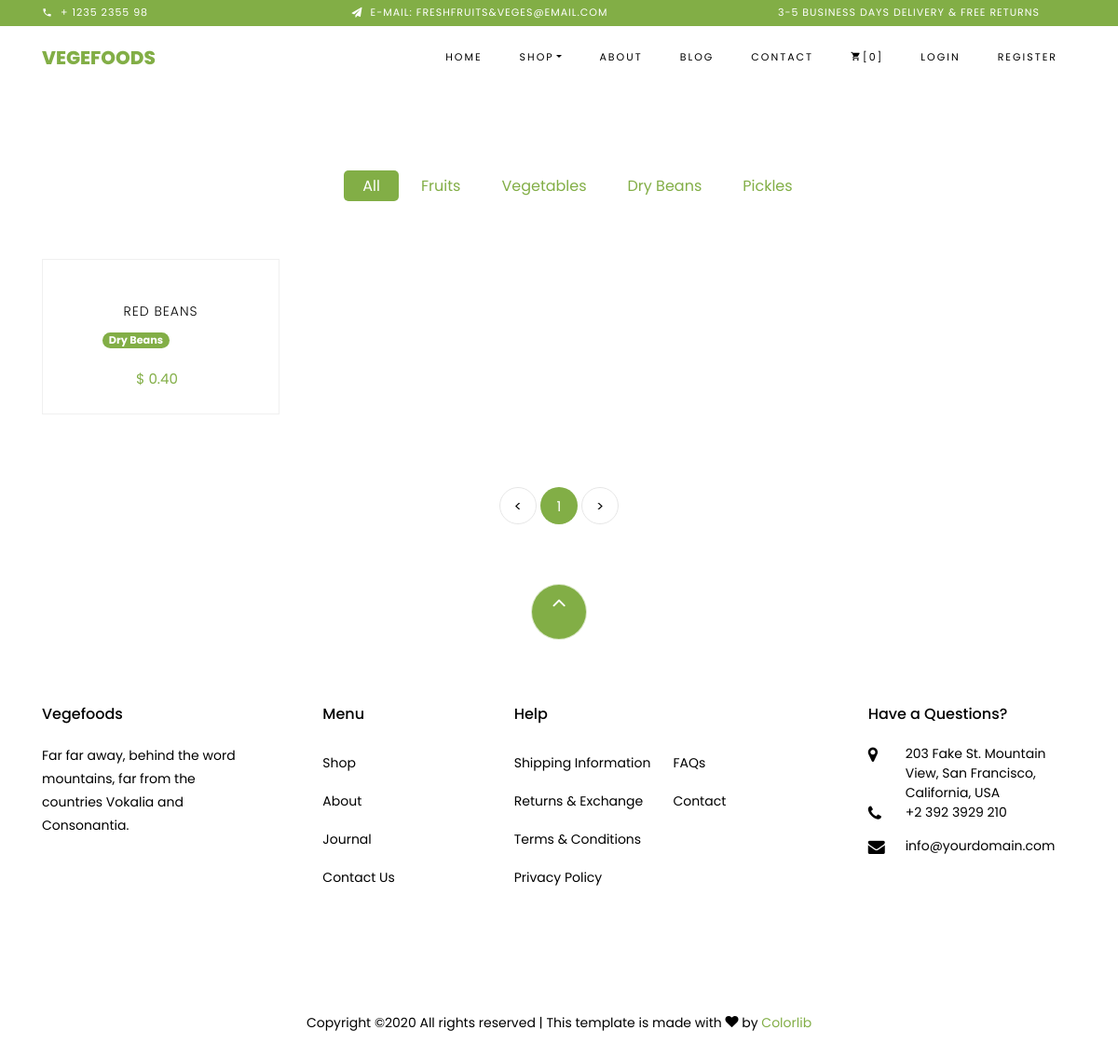
The page /products/category/3/ on the database as committed earlier.
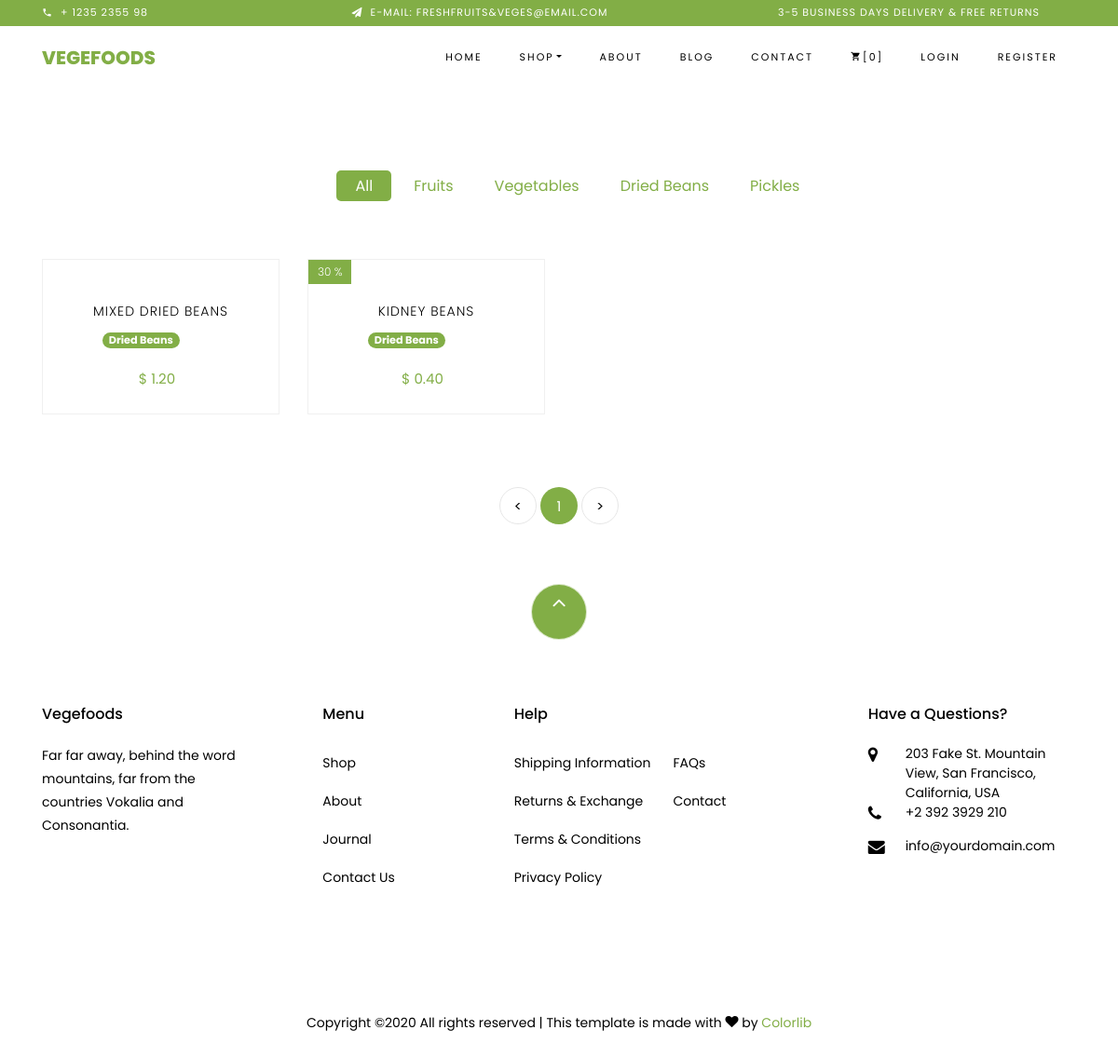
The same page on the database as committed later.
### ecommerce/models.py (models this page shows, shortened)
class Category(models.Model):
    name = models.CharField(max_length=255)
    def __str__(self):
        return '{}'.format(self.name)
    class Meta:
        verbose_name_plural = "Categories"

class Product(models.Model):
    name = models.CharField(max_length=255)
    price = models.DecimalField(max_digits=7, decimal_places=2)
    image_url = models.CharField(max_length=2058)
    stock = models.IntegerField()
    description = models.CharField(max_length=2058, default='No Description')
    category = models.ForeignKey(Category, on_delete=models.CASCADE, null=True)
    discount = models.ForeignKey(Discount, on_delete=models.CASCADE, null=True)
    date_added = models.DateTimeField(auto_now_add=True)
    @property
    def get_percentage(self):
        percentage = int(self.discount.percentage * 100)
        return percentage

class Discount(models.Model):
    percentage = models.DecimalField(max_digits=7, decimal_places=2)

### ecommerce/views.py (the view)
# urls.py: path('products/category/<int:category_id>/', views.product_category, name='product_category'),
def product_category(request, category_id):
    products = Product.objects.filter(category_id=category_id)
    categories = Category.objects.all()
    paginator = Paginator(products, per_page=8)
    page_number = request.GET.get('page', 1)
    page_obj = paginator.get_page(page_number)
    context = {'products': page_obj.object_list,
               'categories': categories,
               'paginator': paginator,
               'page_number': int(page_number)
               }
    return render(request, 'products.html', context)

### ecommerce/templates/products.html (shortened to what this page needs)
{% extends 'base.html' %}
{% block content %}
<section class="ftco-section">
    <div class="container">
        <div class="row justify-content-center">
            <div class="col-md-10 mb-5 text-center">
                <ul class="product-category">
                    <li><a href="#" class="active">All</a></li>
                    {% for category in categories %}
                    <li><a href="{% url 'product_category' category_id=category.id %}"
                           class=""
                    >{{ category.name }}</a></li>
                    {% endfor %}
                </ul>
            </div>
        </div>
        {% if products %}
        <div class="row">
            {% for product in products %}
            <div class="col-md-6 col-lg-3 ftco-animate">
                <div class="product">
                    <a href="{% url 'product_detail' id=product.id %}" class="img-prod"><img class="img-fluid"
                        {% if product.discount_id %}
                        <span class="status">{{ product.get_percentage }} %</span>
                        {% else %}
                        <span></span>
                        {% endif %}
                    </a>
                    <div class="text py-3 pb-4 px-3 text-center">
                        <h3><a href="#">{{ product.name }}</a></h3>
                        <div class="d-flex">
                            <div class="category">
                                <p class="ml-5">
                                   <span class="badge badge-pill badge-success bg-primary">{{ product.category }}</span>
                                </p>
                            </div>
                        </div>
                        <div class="d-flex">
                            <div class="pricing">
                                <p class="price"><span class="mr-2 price">$ {{ product.price }}</span>
                                </p>
                            </div>
                        </div>
                    </div>
                </div>
            </div>
            {% endfor %}
        </div>
        {% endif %}
        <div class="row mt-5">
            <div class="col text-center">
                <div class="block-27">
                    <ul>
                        <li><a href="#">&lt;</a></li>
                        {% for i in paginator.page_range %}
                        <li class="{% if i == page_number %} active {% endif %}">
                            <a class="" href="?page={{ i }}">{{ i }}</a>
                        </li>
                        {% endfor %}
                        <li><a href="#">&gt;</a></li>
                    </ul>
                </div>
            </div>
        </div>
    </div>
</section>
{% endblock %}

### templates/base.html (shortened to what this page needs)
{% load static %}
<!DOCTYPE html>
<html lang="en">
<head>
    <link rel="stylesheet" href="{% static 'css/open-iconic-bootstrap.min.css' %}">
    <link rel="stylesheet" href="{% static 'css/animate.css' %}">
    <link rel="stylesheet" href="{% static 'css/owl.carousel.min.css' %}">
    <link rel="stylesheet" href="{% static 'css/owl.theme.default.min.css' %}">
    <link rel="stylesheet" href="{% static 'css/magnific-popup.css' %}">
    <link rel="stylesheet" href="{% static 'css/aos.css' %}">
    <link rel="stylesheet" href="{% static 'css/ionicons.min.css' %}">
    <link rel="stylesheet" href="{% static 'css/bootstrap-datepicker.css' %}">
    <link rel="stylesheet" href="{% static 'css/jquery.timepicker.css' %}">
    <link rel="stylesheet" href="{% static 'css/flaticon.css' %}">
    <link rel="stylesheet" href="{% static 'css/icomoon.css' %}" type="text/css">
    <link rel="stylesheet" href="{% static 'css/style.css' %}" type="text/css">
    <link rel="stylesheet" href="https://use.fontawesome.com/releases/v5.6.1/css/all.css"
>
</head>
<body class="goto-here">
{% include 'header.html' %}
{% block content %}
{% endblock %}
{% include 'footer.html' %}
</body>
</html>

### templates/header.html (shortened to what this page needs)
<div class="py-1 bg-primary">
    <div class="container">
        <div class="row no-gutters d-flex align-items-start align-items-center px-md-0">
            <div class="col-lg-12 d-block">
                <div class="row d-flex">
                    <div class="col-md pr-4 d-flex topper align-items-center">
                        <div class="icon mr-2 d-flex justify-content-center align-items-center"><span
                                class="icon-phone2"></span></div>
                        <span class="text">+ 1235 2355 98</span>
                    </div>
                    <div class="col-md pr-4 d-flex topper align-items-center">
                        <div class="icon mr-2 d-flex justify-content-center align-items-center"><span
                                class="icon-paper-plane"></span></div>
                        <span class="text">E-mail: freshfruits&veges@email.com</span>
                    </div>
                    <div class="col-md-5 pr-4 d-flex topper align-items-center text-lg-right">
                        <span class="text">3-5 Business days delivery &amp; Free Returns</span>
                    </div>
                </div>
            </div>
        </div>
    </div>
</div>
<nav class="navbar navbar-expand-lg navbar-dark ftco_navbar bg-dark ftco-navbar-light" id="ftco-navbar">
    <div class="container">
        <a class="navbar-brand" href="index.html">Vegefoods</a>
        <div class="collapse navbar-collapse" id="ftco-nav">
            <ul class="navbar-nav ml-auto">
                <li class="nav-item active"><a href="{% url 'index' %}" class="nav-link">Home</a></li>
                <li class="nav-item dropdown">
                    <a class="nav-link dropdown-toggle" href="#" id="dropdown04" data-toggle="dropdown"
                       aria-haspopup="true" aria-expanded="false">Shop</a>
                </li>
                <li class="nav-item"><a href="{% url 'about' %}" class="nav-link">About</a></li>
                <li class="nav-item"><a href="blog.html" class="nav-link">Blog</a></li>
                <li class="nav-item"><a href="{% url 'contact' %}" class="nav-link">Contact</a></li>
                <li class="nav-item cta cta-colored"><a href="{% url 'cart' %}" class="nav-link"><span
                        class="icon-shopping_cart"></span>[0]</a></li>
                {% if not request.user.is_authenticated %}
                <li class="nav-item"><a href="{% url 'login' %}" class="nav-link">Login</a></li>
                <li class="nav-item"><a href="{% url 'register' %}" class="nav-link">Register</a></li>
                {% endif %}
            </ul>
        </div>
    </div>
</nav>

### templates/footer.html (shortened to what this page needs)
<footer class="ftco-footer ftco-section">
    <div class="container">
        <div class="row">
            <div class="mouse">
                <a href="#" class="mouse-icon">
                    <div class="mouse-wheel"><span class="ion-ios-arrow-up"></span></div>
                </a>
            </div>
        </div>
        <div class="row mb-5">
            <div class="col-md">
                <div class="ftco-footer-widget mb-4">
                    <h2 class="ftco-heading-2">Vegefoods</h2>
                    <p>Far far away, behind the word mountains, far from the countries Vokalia and Consonantia.</p>
                    <ul class="ftco-footer-social list-unstyled float-md-left float-lft mt-5">
                    </ul>
                </div>
            </div>
            <div class="col-md">
                <div class="ftco-footer-widget mb-4 ml-md-5">
                    <h2 class="ftco-heading-2">Menu</h2>
                    <ul class="list-unstyled">
                        <li><a href="#" class="py-2 d-block">Shop</a></li>
                        <li><a href="#" class="py-2 d-block">About</a></li>
                        <li><a href="#" class="py-2 d-block">Journal</a></li>
                        <li><a href="#" class="py-2 d-block">Contact Us</a></li>
                    </ul>
                </div>
            </div>
            <div class="col-md-4">
                <div class="ftco-footer-widget mb-4">
                    <h2 class="ftco-heading-2">Help</h2>
                    <div class="d-flex">
                        <ul class="list-unstyled mr-l-5 pr-l-3 mr-4">
                            <li><a href="#" class="py-2 d-block">Shipping Information</a></li>
                            <li><a href="#" class="py-2 d-block">Returns &amp; Exchange</a></li>
                            <li><a href="#" class="py-2 d-block">Terms &amp; Conditions</a></li>
                            <li><a href="#" class="py-2 d-block">Privacy Policy</a></li>
                        </ul>
                        <ul class="list-unstyled">
                            <li><a href="#" class="py-2 d-block">FAQs</a></li>
                            <li><a href="#" class="py-2 d-block">Contact</a></li>
                        </ul>
                    </div>
                </div>
            </div>
            <div class="col-md">
                <div class="ftco-footer-widget mb-4">
                    <h2 class="ftco-heading-2">Have a Questions?</h2>
                    <div class="block-23 mb-3">
                        <ul>
                            <li><span class="icon icon-map-marker"></span><span class="text">203 Fake St. Mountain View, San Francisco, California, USA</span>
                            </li>
                            <li><a href="#"><span class="icon icon-phone"></span><span
                                    class="text">+2 392 3929 210</span></a></li>
                            <li><a href="#"><span class="icon icon-envelope"></span><span class="text">info@yourdomain.com</span></a>
                            </li>
                        </ul>
                    </div>
                </div>
            </div>
        </div>
        <div class="row">
            <div class="col-md-12 text-center">
                <p>
                    Copyright &copy;<script>document.write(new Date().getFullYear());</script>
                    All rights reserved | This template is made with <i class="icon-heart color-danger"
                                                                        aria-hidden="true"></i> by <a
                            href="https://colorlib.com" target="_blank">Colorlib</a>
                </p>
            </div>
        </div>
    </div>
</footer>

### static/css/icomoon.css (style rules this page uses)
[class^="icon-"], [class*=" icon-"] { font-family: 'icomoon' !important; speak: none; font-style: normal; font-weight: normal; font-variant: normal; text-transform: none; line-height: 1; -webkit-font-smoothing: antialiased; -moz-osx-font-smoothing: grayscale; }
.icon-heart:before { content: "\f004"; }
.icon-map-marker:before { content: "\f041"; }
.icon-phone:before { content: "\f095"; }
.icon-envelope:before { content: "\f0e0"; }
.icon-paper-plane:before { content: "\f1d8"; }
.icon-phone2:before { content: "\e0cd"; }
.icon-shopping_cart:before { content: "\e8cc"; }

Rows that differ between the two databases and show on the page:
no longer on this page (row edited): Product: name "RED BEANS", category "Dry Beans"
changed Category: name "Dry Beans" → "Dried Beans"
added Product: name "MIXED DRIED BEANS", category "Dried Beans"
added Product: get_percentage "30", name "KIDNEY BEANS", category "Dried Beans"
